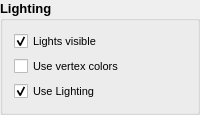
         <widget class="QGroupBox" name="groupBox_lighting">
          <property name="minimumSize">
           <size>
            <width>0</width>
            <height>0</height>
           </size>
          </property>
          <property name="maximumSize">
           <size>
            <width>16777215</width>
            <height>102</height>
           </size>
          </property>
          <property name="font">
           <font>
            <pointsize>10</pointsize>
            <weight>75</weight>
            <bold>true</bold>
           </font>
          </property>
          <property name="title">
           <string>Lighting</string>
          </property>
          <property name="flat">
           <bool>true</bool>
          </property>
          <layout class="QVBoxLayout" name="verticalLayout_6">
           <item>
            <widget class="QCheckBox" name="checkBox_lightVisible">
             <property name="minimumSize">
              <size>
               <width>100</width>
               <height>0</height>
              </size>
             </property>
             <property name="maximumSize">
              <size>
               <width>200</width>
               <height>16777215</height>
              </size>
             </property>
             <property name="font">
              <font>
               <pointsize>8</pointsize>
               <weight>50</weight>
               <bold>false</bold>
              </font>
             </property>
             <property name="text">
              <string>Lights visible</string>
             </property>
             <property name="checked">
              <bool>true</bool>
             </property>
            </widget>
           </item>
           <item>
            <widget class="QCheckBox" name="checkBox_vertexColors">
             <property name="enabled">
              <bool>true</bool>
             </property>
             <property name="maximumSize">
              <size>
               <width>200</width>
               <height>16777215</height>
              </size>
             </property>
             <property name="font">
              <font>
               <pointsize>8</pointsize>
               <weight>50</weight>
               <bold>false</bold>
              </font>
             </property>
             <property name="text">
              <string>Use vertex colors</string>
             </property>
             <property name="checked">
              <bool>false</bool>
             </property>
            </widget>
           </item>
           <item>
            <layout class="QHBoxLayout" name="horizontalLayout_4">
             <item>
              <widget class="QCheckBox" name="checkBox_lightingSwitch">
               <property name="maximumSize">
                <size>
                 <width>200</width>
                 <height>16777215</height>
                </size>
               </property>
               <property name="font">
                <font>
                 <pointsize>8</pointsize>
                 <weight>50</weight>
                 <bold>false</bold>
                </font>
               </property>
               <property name="text">
                <string>Use Lighting</string>
               </property>
               <property name="checked">
                <bool>true</bool>
               </property>
              </widget>
             </item>
            </layout>
           </item>
          </layout>
         </widget>
